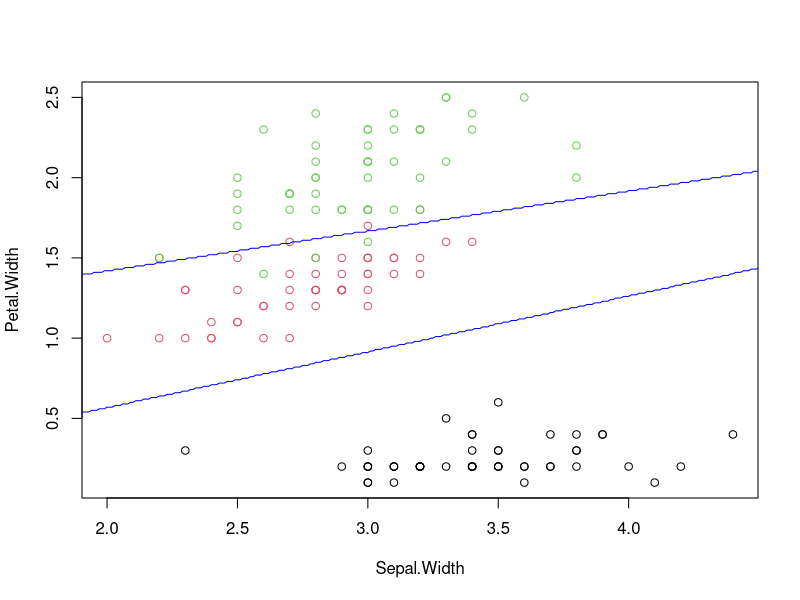

Generate this figure with R:
install.packages("nnet")
library(nnet)
iris2 <- iris[, c("Sepal.Width", "Petal.Width", "Species")]
log.iris <- multinom(Species~Sepal.Width + Petal.Width, data=iris2)
xgrid <- ygrid <- seq(0, 6, 0.01)
xygrid <- expand.grid(xgrid, ygrid)
colnames(xygrid) <- c("Sepal.Width", "Petal.Width")
pred1 <- predict(log.iris, newdata=xygrid)
levels(pred1) <- c(1,2,3)
plot(iris2[, c("Sepal.Width", "Petal.Width")], col=iris2[, "Species"])
contour(xgrid, ygrid, matrix(pred1, length(xgrid), length(ygrid)), levels=c(1,2,3), add=T, col="blue", drawlabels=F)
